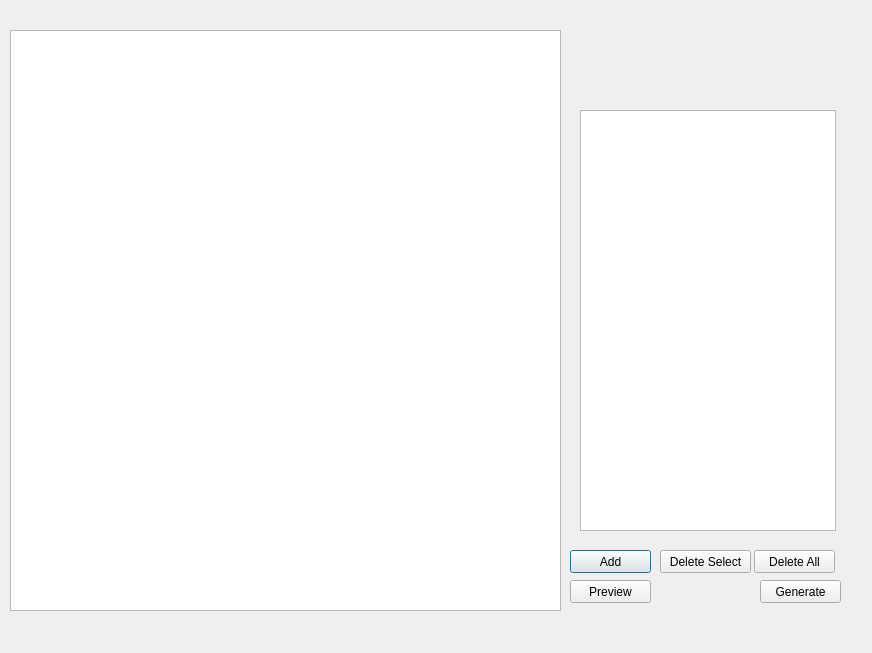
<?xml version="1.0" encoding="UTF-8"?>
<ui version="4.0">
 <class>MainWindow</class>
 <widget class="QDialog" name="MainWindow">
  <property name="geometry">
   <rect>
    <x>0</x>
    <y>0</y>
    <width>872</width>
    <height>653</height>
   </rect>
  </property>
  <property name="windowTitle">
   <string>Scheme Generator</string>
  </property>
  <widget class="QGraphicsView" name="graphicsView">
   <property name="geometry">
    <rect>
     <x>10</x>
     <y>30</y>
     <width>551</width>
     <height>581</height>
    </rect>
   </property>
  </widget>
  <widget class="QPushButton" name="add_button">
   <property name="geometry">
    <rect>
     <x>570</x>
     <y>550</y>
     <width>81</width>
     <height>23</height>
    </rect>
   </property>
   <property name="text">
    <string>Add</string>
   </property>
  </widget>
  <widget class="QPushButton" name="generate_button">
   <property name="geometry">
    <rect>
     <x>760</x>
     <y>580</y>
     <width>81</width>
     <height>23</height>
    </rect>
   </property>
   <property name="text">
    <string>Generate</string>
   </property>
  </widget>
  <widget class="QPushButton" name="delete_all_button">
   <property name="geometry">
    <rect>
     <x>754</x>
     <y>550</y>
     <width>81</width>
     <height>23</height>
    </rect>
   </property>
   <property name="text">
    <string>Delete All</string>
   </property>
  </widget>
  <widget class="QPushButton" name="delete_select_button">
   <property name="geometry">
    <rect>
     <x>660</x>
     <y>550</y>
     <width>91</width>
     <height>23</height>
    </rect>
   </property>
   <property name="text">
    <string>Delete Select</string>
   </property>
  </widget>
  <widget class="QTableWidget" name="tableWidget">
   <property name="geometry">
    <rect>
     <x>580</x>
     <y>110</y>
     <width>256</width>
     <height>421</height>
    </rect>
   </property>
   <property name="autoFillBackground">
    <bool>false</bool>
   </property>
   <property name="rowCount">
    <number>0</number>
   </property>
   <property name="columnCount">
    <number>2</number>
   </property>
   <attribute name="horizontalHeaderVisible">
    <bool>false</bool>
   </attribute>
   <attribute name="horizontalHeaderCascadingSectionResizes">
    <bool>false</bool>
   </attribute>
   <column/>
   <column/>
  </widget>
  <widget class="QPushButton" name="preview_button">
   <property name="geometry">
    <rect>
     <x>570</x>
     <y>580</y>
     <width>81</width>
     <height>23</height>
    </rect>
   </property>
   <property name="text">
    <string>Preview</string>
   </property>
  </widget>
  <widget class="QWidget" name="">
   <property name="geometry">
    <rect>
     <x>580</x>
     <y>0</y>
     <width>264</width>
     <height>115</height>
    </rect>
   </property>
   <layout class="QGridLayout" name="gridLayout">
    <property name="verticalSpacing">
     <number>2</number>
    </property>
    <item row="0" column="3">
     <widget class="QLabel" name="label_3">
      <property name="maximumSize">
       <size>
        <width>100</width>
        <height>100</height>
       </size>
      </property>
      <property name="text">
       <string/>
      </property>
      <property name="pixmap">
       <pixmap>icons/ms-icon-70x70.png</pixmap>
      </property>
      <property name="scaledContents">
       <bool>true</bool>
      </property>
     </widget>
    </item>
    <item row="0" column="1">
     <widget class="QLabel" name="label_2">
      <property name="sizePolicy">
       <sizepolicy hsizetype="Fixed" vsizetype="Fixed">
        <horstretch>0</horstretch>
        <verstretch>0</verstretch>
       </sizepolicy>
      </property>
      <property name="maximumSize">
       <size>
        <width>80</width>
        <height>80</height>
       </size>
      </property>
      <property name="text">
       <string/>
      </property>
      <property name="pixmap">
       <pixmap>icons/mc.webp</pixmap>
      </property>
      <property name="scaledContents">
       <bool>true</bool>
      </property>
     </widget>
    </item>
    <item row="0" column="0">
     <widget class="QLabel" name="label">
      <property name="sizePolicy">
       <sizepolicy hsizetype="Fixed" vsizetype="Fixed">
        <horstretch>0</horstretch>
        <verstretch>0</verstretch>
       </sizepolicy>
      </property>
      <property name="maximumSize">
       <size>
        <width>80</width>
        <height>80</height>
       </size>
      </property>
      <property name="text">
       <string/>
      </property>
      <property name="pixmap">
       <pixmap>icons/amulet.webp</pixmap>
      </property>
      <property name="scaledContents">
       <bool>true</bool>
      </property>
     </widget>
    </item>
   </layout>
  </widget>
 </widget>
 <resources/>
 <connections/>
</ui>
